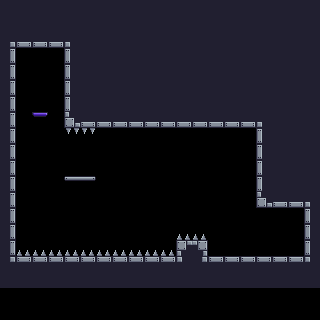

Rendered tile map (Tiled .tmx) drawn with the repository's tilesets; below, a short description and the full map source, tile grids included:
An orthogonal 20x20 tile map with 16x16 px tiles, 1 tile layer (Tile Layer 1) and 3 objects (player_spawn, goal, fan).

<map version="1.2" tiledversion="1.3.3" orientation="orthogonal" renderorder="right-down" width="20" height="20" tilewidth="16" tileheight="16" infinite="0" nextlayerid="3" nextobjectid="9">
 <tileset firstgid="1" source="main_tileset.tsx" />
 <layer id="1" name="Tile Layer 1" width="20" height="20">
  <data encoding="csv">
212,212,212,212,212,212,212,212,212,212,212,212,212,212,212,212,212,212,212,212,
212,212,212,212,212,212,212,212,212,212,212,212,212,212,212,212,212,212,212,212,
184,242,242,242,185,212,212,212,212,212,212,212,212,212,212,212,212,212,212,212,
213,0,0,0,211,212,212,212,212,212,212,212,212,212,212,212,212,212,212,212,
213,0,0,0,211,212,212,212,212,212,212,212,212,212,212,212,212,212,212,212,
213,0,0,0,211,212,212,212,212,212,212,212,212,212,212,212,212,212,212,212,
213,0,0,0,211,212,212,212,212,212,212,212,212,212,212,212,212,212,212,212,
213,0,36,0,241,242,242,242,242,242,242,242,242,242,242,242,185,212,212,212,
213,0,0,0,3221225509,3221225509,0,0,0,0,0,0,0,0,0,0,211,212,212,212,
213,0,0,0,0,0,0,0,0,0,0,0,0,0,0,0,211,212,212,212,
213,0,0,0,0,0,0,0,0,0,0,0,0,0,0,0,211,212,212,212,
213,0,0,0,5,7,0,0,0,0,0,0,0,0,0,0,211,212,212,212,
213,0,0,0,0,0,0,0,0,0,0,0,0,0,0,0,241,242,242,185,
213,0,0,0,0,0,0,0,0,0,0,0,0,0,0,0,0,0,0,211,
213,0,0,0,0,0,0,0,0,0,0,37,37,0,0,0,0,0,0,211,
213,37,37,37,37,37,37,37,37,37,37,181,183,0,0,0,0,0,0,211,
214,182,182,182,182,182,182,182,182,182,182,215,214,182,182,182,182,182,182,215,
212,212,212,212,212,212,212,212,212,212,212,212,212,212,212,212,212,212,212,212,
0,0,0,0,0,0,0,0,0,0,0,0,0,0,0,0,0,0,0,0,
0,0,0,0,0,0,0,0,0,0,0,0,0,0,0,0,0,0,0,0
</data>
 </layer>
 <objectgroup id="2" name="Object Layer 1">
  <object id="2" name="player_spawn" x="272" y="224" width="16" height="32" />
  <object id="3" name="goal" x="32" y="96" width="16" height="16" />
  <object id="5" name="fan" x="240" y="192" width="16" height="4" rotation="270" />
 </objectgroup>
</map>
